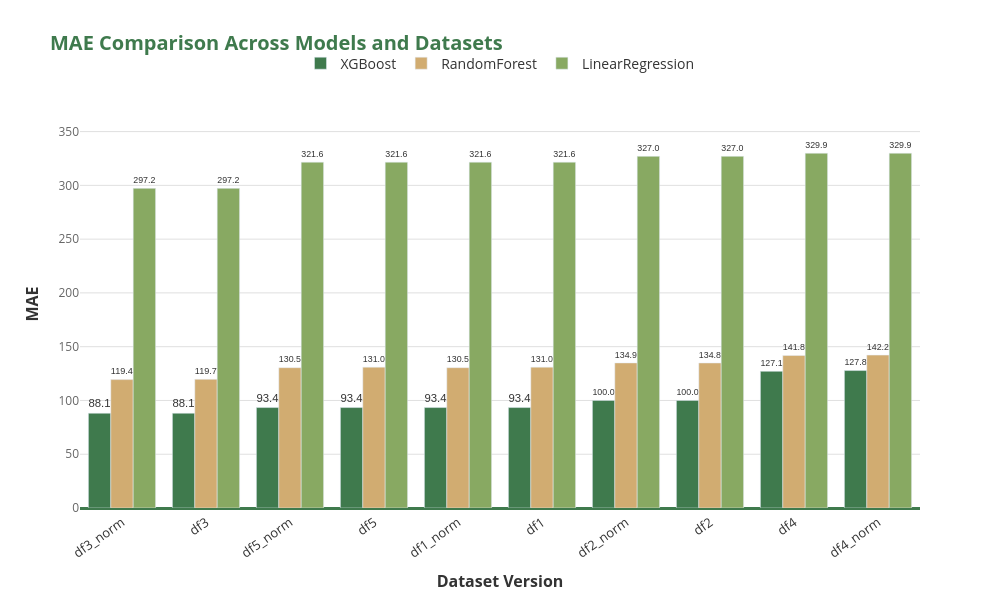

The cell this chart's notebook holds for it:
### Code cell
import plotly.express as px

# 1. Your Custom Presentation Palette
slide_colors = ['#3F7A4D', '#D1AC71', '#88A962'] 
dark_green = '#3F7A4D'

# 2. Create the base chart
fig = px.bar(
    results_df,
    x='dataset',
    y='MAE',
    color='model',
    barmode='group',
    # Added a subtitle so the audience remembers what MAE is!
    title='<b>MAE Comparison Across Models and Datasets</b>',
    text='MAE',
    color_discrete_sequence=slide_colors 
)

# 3. Format the numbers
fig.update_traces(
    texttemplate='%{text:.1f}', # Keeps it clean with 1 decimal place
    textposition='outside',     
    textfont=dict(size=12, color='#333333', family='Arial') 
)

# 4. Apply Presentation Aesthetics
fig.update_layout(
    width=1000,  
    height=600,
    plot_bgcolor='white', 
    paper_bgcolor='white',
    
    # Title in Dark Green
    title_font=dict(size=20, color=dark_green), 
    
    # Horizontal Legend at the top to give the bars more room
    legend_title_text='', 
    legend=dict(
        orientation="h",
        yanchor="bottom",
        y=1.05,
        xanchor="center",
        x=0.5,
        font=dict(size=14, color='#333333')
    ),
    
    # X-Axis (Sorted from Lowest Error to Highest Error!)
    xaxis=dict(
        title='<b>Dataset Version</b>',
        categoryorder='min ascending', # <--- Puts the absolute BEST (lowest) MAE first!
        tickangle=-35, 
        title_font=dict(size=16, color='#333333'),
        tickfont=dict(size=13, color='#333333'),
        showline=True, 
        linecolor=dark_green, 
        linewidth=2
    ),
    
    # Y-Axis
    yaxis=dict(
        title='<b>MAE</b>', # Adding units helps the audience connect to the real world
        title_font=dict(size=16, color='#333333'),
        tickfont=dict(size=12, color='#666666'),
        showgrid=True, 
        gridcolor='#E0E0E0', 
        zeroline=True,
        zerolinecolor=dark_green, 
        zerolinewidth=2
    )
)

# 5. Dynamically calculate the maximum Y value to add headroom for the floating numbers
# (This ensures your tallest bars don't get their numbers chopped off at the top)
max_mae = results_df['MAE'].max()
fig.update_layout(yaxis_range=[0, max_mae * 1.15]) # Adds 15% empty space at the top

fig.show()

### Figure 1 — Plotly figure (JSON) as saved in the notebook; plotly's stock layout.template omitted (floating-point values rounded to 4 significant figures)
{"data": [{"alignmentgroup": "True", "hovertemplate": "model=XGBoost<br>dataset=%{x}<br>MAE=%{text}<extra></extra>", "legendgroup": "XGBoost", "marker": {"color": "#3F7A4D", "pattern": {"shape": ""}}, "name": "XGBoost", "offsetgroup": "XGBoost", "orientation": "v", "showlegend": true, "text": [88.12, 88.12, 93.39, 93.39, 93.39, 93.39, 100.0, 100.0, 127.8, 127.1], "textfont": {"color": "#333333", "family": "Arial", "size": 12}, "textposition": "outside", "texttemplate": "%{text:.1f}", "type": "bar", "x": ["df3_norm", "df3", "df5_norm", "df5", "df1_norm", "df1", "df2_norm", "df2", "df4_norm", "df4"], "xaxis": "x", "y": [88.12, 88.12, 93.39, 93.39, 93.39, 93.39, 100.0, 100.0, 127.8, 127.1], "yaxis": "y"}, {"alignmentgroup": "True", "hovertemplate": "model=RandomForest<br>dataset=%{x}<br>MAE=%{text}<extra></extra>", "legendgroup": "RandomForest", "marker": {"color": "#D1AC71", "pattern": {"shape": ""}}, "name": "RandomForest", "offsetgroup": "RandomForest", "orientation": "v", "showlegend": true, "text": [119.4, 119.7, 130.5, 130.5, 131.0, 131.0, 134.8, 134.9, 142.2, 141.8], "textfont": {"color": "#333333", "family": "Arial", "size": 12}, "textposition": "outside", "texttemplate": "%{text:.1f}", "type": "bar", "x": ["df3_norm", "df3", "df5_norm", "df1_norm", "df1", "df5", "df2", "df2_norm", "df4_norm", "df4"], "xaxis": "x", "y": [119.4, 119.7, 130.5, 130.5, 131.0, 131.0, 134.8, 134.9, 142.2, 141.8], "yaxis": "y"}, {"alignmentgroup": "True", "hovertemplate": "model=LinearRegression<br>dataset=%{x}<br>MAE=%{text}<extra></extra>", "legendgroup": "LinearRegression", "marker": {"color": "#88A962", "pattern": {"shape": ""}}, "name": "LinearRegression", "offsetgroup": "LinearRegression", "orientation": "v", "showlegend": true, "text": [297.2, 297.2, 321.6, 321.6, 321.6, 321.6, 327.0, 327.0, 329.9, 329.9], "textfont": {"color": "#333333", "family": "Arial", "size": 12}, "textposition": "outside", "texttemplate": "%{text:.1f}", "type": "bar", "x": ["df3_norm", "df3", "df5", "df1", "df1_norm", "df5_norm", "df2", "df2_norm", "df4_norm", "df4"], "xaxis": "x", "y": [297.2, 297.2, 321.6, 321.6, 321.6, 321.6, 327.0, 327.0, 329.9, 329.9], "yaxis": "y"}], "layout": {"barmode": "group", "height": 600, "legend": {"font": {"color": "#333333", "size": 14}, "orientation": "h", "title": {"text": ""}, "tracegroupgap": 0, "x": 0.5, "xanchor": "center", "y": 1.05, "yanchor": "bottom"}, "paper_bgcolor": "white", "plot_bgcolor": "white", "title": {"font": {"color": "#3F7A4D", "size": 20}, "text": "<b>MAE Comparison Across Models and Datasets</b>"}, "width": 1000, "xaxis": {"anchor": "y", "categoryorder": "min ascending", "domain": [0, 1], "linecolor": "#3F7A4D", "linewidth": 2, "showline": true, "tickangle": -35, "tickfont": {"color": "#333333", "size": 13}, "title": {"font": {"color": "#333333", "size": 16}, "text": "<b>Dataset Version</b>"}}, "yaxis": {"anchor": "x", "domain": [0, 1], "gridcolor": "#E0E0E0", "range": [0, 379.4], "showgrid": true, "tickfont": {"color": "#666666", "size": 12}, "title": {"font": {"color": "#333333", "size": 16}, "text": "<b>MAE</b>"}, "zeroline": true, "zerolinecolor": "#3F7A4D", "zerolinewidth": 2}}}
